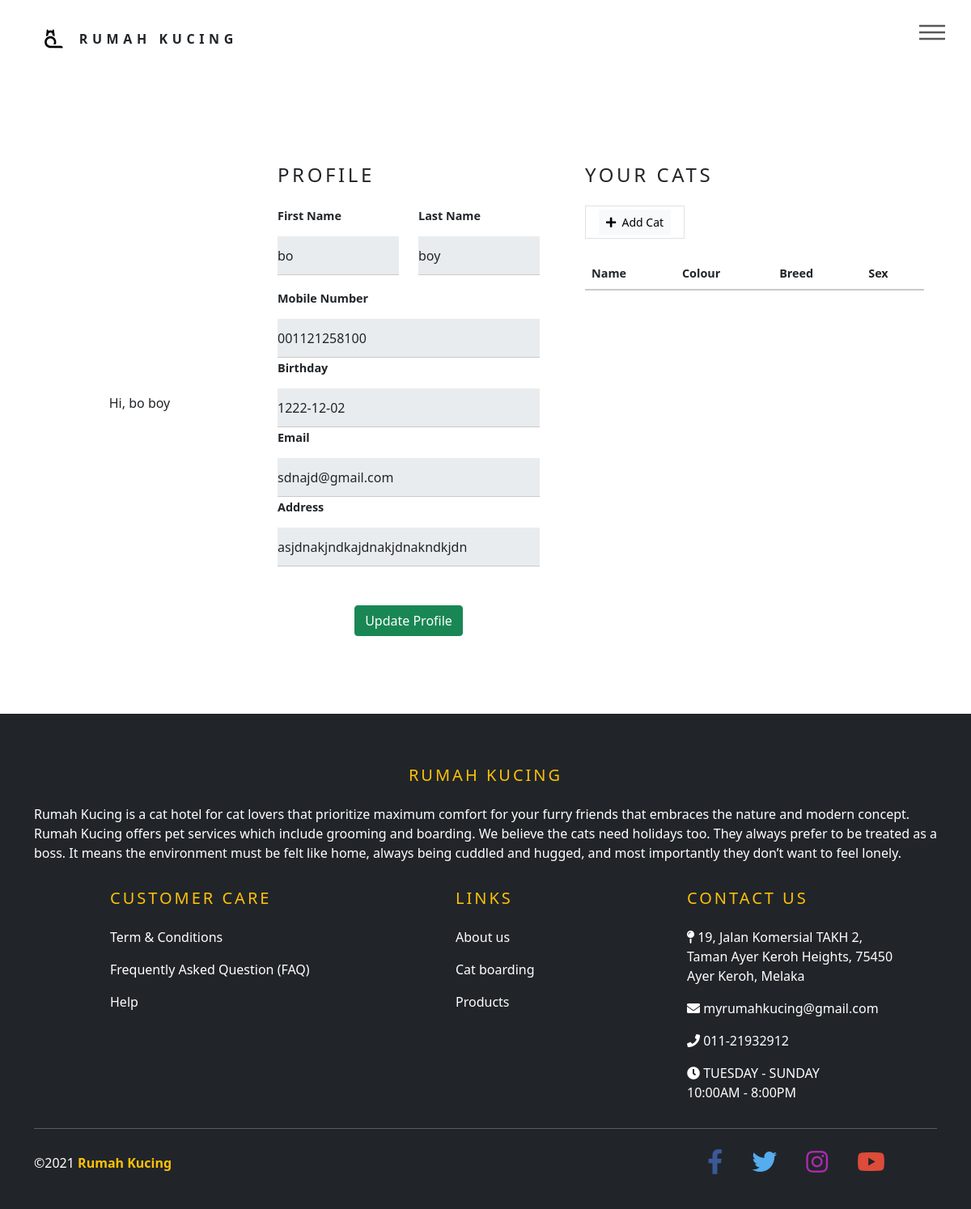
The app's page /customer/profile.php (signed in) with its own data.
### tables this page shows
CREATE TABLE `customer` (
  `Cust_ID` int(10) NOT NULL,
  `Cust_Fname` varchar(255) NOT NULL,
  `Cust_Lname` varchar(255) NOT NULL,
  `Cust_PhoneNo` varchar(12) NOT NULL,
  `Cust_Email` varchar(255) NOT NULL,
  `Cust_DOB` date NOT NULL,
  `Cust_Address` varchar(255) NOT NULL,
  `Cust_Gender` varchar(10) NOT NULL,
  `Cust_Password` varchar(255) NOT NULL,
  `Images_Name` varchar(255) NOT NULL,
  `Images_Location` varchar(255) NOT NULL,
  `Images_Datatype` blob NOT NULL,
  `Token` varchar(255) NOT NULL,
  `Create_at` timestamp NOT NULL DEFAULT current_timestamp()
);

### customer/profile.php (the view, shortened to what this page needs)
<?php
include '../customer/header.php';
include '../connection.php';
if (isset($_SESSION['LoginUser']))
{
  $custid = $_SESSION['Cust_ID'];
  $query = "SELECT * FROM Customer WHERE Cust_ID = '$custid'";
  $result = mysqli_query($conn, $query);
  while($row = mysqli_fetch_array($result)) {
    $fname = $row['Cust_Fname'];
    $lname = $row['Cust_Lname'];
    $email = $row['Cust_Email'];
    $dob = $row['Cust_DOB'];
    $phonenum = $row['Cust_PhoneNo'];
    $address = $row['Cust_Address'];
  }
}
?>
<div class="container mt-5 mb-5">
  <div class="row">
    <div class="col-md-3 border-right">
      <form action="../include/uploadimages.php" method="POST" id="form" enctype="multipart/form-data">
        <div class="wrapper">
        </div>
      </form>
      <div class="d-flex flex-column align-items-center">
        <span>Hi, <?php echo "$fname $lname" ?></span>
      </div>
    </div>
    <div class="col-md-4 border-right">
      <div class="p-3 py-5">
        <div class="d-flex justify-content-between align-items-center mb-3">
          <h4 class="text-right">Profile</h4>
        </div>
        <div class="row mt-2">
          <div class="col-md-6">
            <label class="labels">First Name</label>
            <input type="text" class="form-control" placeholder="first name" value="<?php echo "$fname" ?>" name="fname" disabled>
          </div>
          <div class="col-md-6">
            <label class="labels">Last Name</label>
            <input type="text" class="form-control" placeholder="last name" value="<?php echo "$lname" ?>" name="lname" disabled>
          </div>
        </div>
        <div class="row mt-3">
          <div class="col-md-12">
            <label class="labels">Mobile Number</label>
            <input type="text" class="form-control" placeholder="enter phone number" value="0<?php echo "$phonenum" ?>" name="phonenum" disabled>
          </div>
          <div class="col-md-12">
            <label class="labels">Birthday</label>
            <input type="text" class="form-control" value="<?php echo "$dob" ?>" disabled>
          </div>
          <div class="col-md-12">
            <label class="labels">Email</label>
            <input type="text" class="form-control" placeholder="enter email" value="<?php echo "$email" ?>" name="email" disabled>
          </div>
          <div class="col-md-12">
            <label class="labels">Address</label>
            <input type="text" class="form-control" placeholder="enter address" value="<?php echo "$address" ?>" name="address" disabled>
          </div>
        </div>
        <div class="mt-5 text-center">
          <button class="btn btn-success" type="button" data-bs-toggle='modal' data-bs-target='#updateProfile'>Update Profile</button>
        </div>
      </div>
    </div>
    <div class="col-md-5">
      <div class="p-3 py-5">
        <div class="d-flex justify-content-between align-items-center mb-3">
          <h4 class="text-right">Your Cats</h4>
        </div>
        <div class="d-flex justify-content-between align-items-center experience">
          <span class="border px-3 p-1 add-experience">
            <button class='btn btn-light btn-sm rounded-0' type='button' data-bs-toggle='modal' data-bs-target='#addPet'>
              <i class="fa fa-plus"></i>
              &nbsp;Add Cat
            </button>
          </span>
        </div><br>
        <table class="table">
          <thead>
            <tr>
              <th scope="col">Name</th>
              <th scope="col">Colour</th>
              <th scope="col">Breed</th>
              <th scope="col">Sex</th>
            </tr>
          </thead>
        </table>
      </div>
    </div>
  </div>
</div>
<?php
include '../customer/footer.php';
?>

### assets/css/style.css (style rules this page uses)
header, menu, nav, { margin: 0; padding: 0; border: 0; font-size: 100%; font: inherit; vertical-align: baseline; }
header, menu, nav, { display: block; }
body { line-height: 1; }
table { border-collapse: collapse; border-spacing: 0; }
body { -webkit-text-size-adjust: none; }
input, select, textarea { -moz-appearance: none; -webkit-appearance: none; -ms-appearance: none; appearance: none; }
body { -ms-overflow-style: scrollbar; }
html { box-sizing: border-box; }
*, *:before, *:after { box-sizing: inherit; }
body { background: #ffffff; }
body, input, select, textarea { color: #585858; font-family: "Source Sans Pro", Helvetica, sans-serif; font-size: 16pt; font-weight: 300; line-height: 1.75; }
@media screen and (max-width: 1680px) { body, input, select, textarea { font-size: 14pt; } }
@media screen and (max-width: 1280px) { body, input, select, textarea { font-size: 12pt; } }
em, i { font-style: italic; }
h2, h3, h4, h5, h6 { font-weight: 900; line-height: 1.5; margin: 0 0 2em 0; text-transform: uppercase; letter-spacing: 0.15em; }
h4 { font-size: 0.8em; }
@media screen and (max-width: 1680px) { .row { display: flex; flex-wrap: wrap; box-sizing: border-box; align-items: stretch; } }
@media screen and (max-width: 1680px) { .row > * { box-sizing: border-box; } }
@media screen and (max-width: 1680px) { .row { margin-top: 0; margin-left: -2em; } }
@media screen and (max-width: 1680px) { .row > * { padding: 0 0 0 2em; } }
@media screen and (max-width: 1280px) { .row { display: flex; flex-wrap: wrap; box-sizing: border-box; align-items: stretch; } }
@media screen and (max-width: 1280px) { .row > * { box-sizing: border-box; } }
@media screen and (max-width: 1280px) { .row { margin-top: 0; margin-left: -2em; } }
@media screen and (max-width: 1280px) { .row > * { padding: 0 0 0 2em; } }
form { margin: 0 0 2em 0; overflow-x: hidden; }
form > :last-child { margin-bottom: 0; }
label { display: block; font-size: 0.9em; font-weight: 900; margin: 0 0 1em 0; }
input[type="text"], input[type="password"], input[type="email"], input[type="tel"], select, textarea { -moz-appearance: none; -webkit-appearance: none; -ms-appearance: none; appearance: none; background-color: transparent; border: none; border-radius: 0; border-bottom: solid 1px #c9c9c9; color: inherit; display: block; outline: 0; padding: 0; text-decoration: none; width: 100%; }
input[type="text"], input[type="password"], input[type="email"], select { height: 3em; }
table { margin: 0 0 2em 0; width: 100%; }
table th { font-size: 0.9em; font-weight: 900; padding: 0 0.75em 0.75em 0.75em; text-align: left; }
table thead { border-bottom: solid 2px #c9c9c9; }

### records on screen
customer: Cust_Fname "bo", Cust_Lname "boy", fname "bo", lname "boy", phonenum "001121258100", Cust_DOB "1222-12-02", email "sdnajd@gmail.com", address "asjdnakjndkajdnakjdnakndkjdn"
